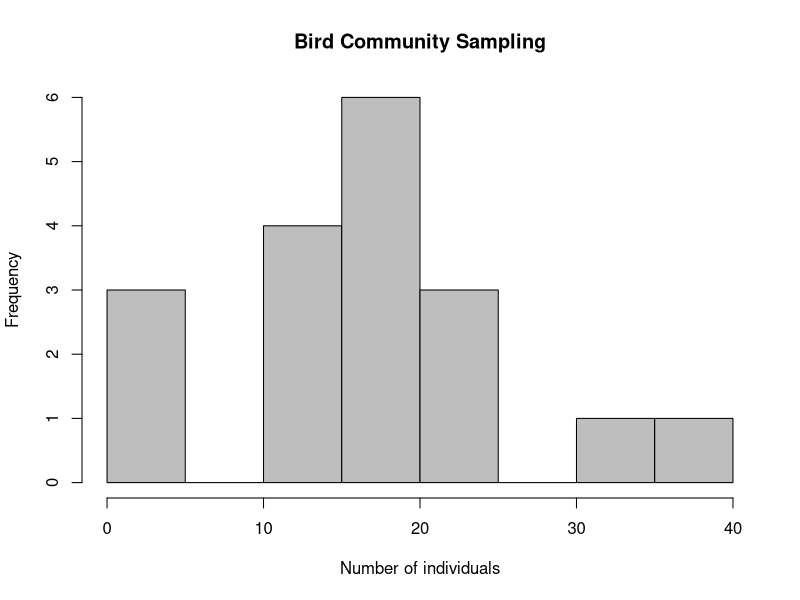
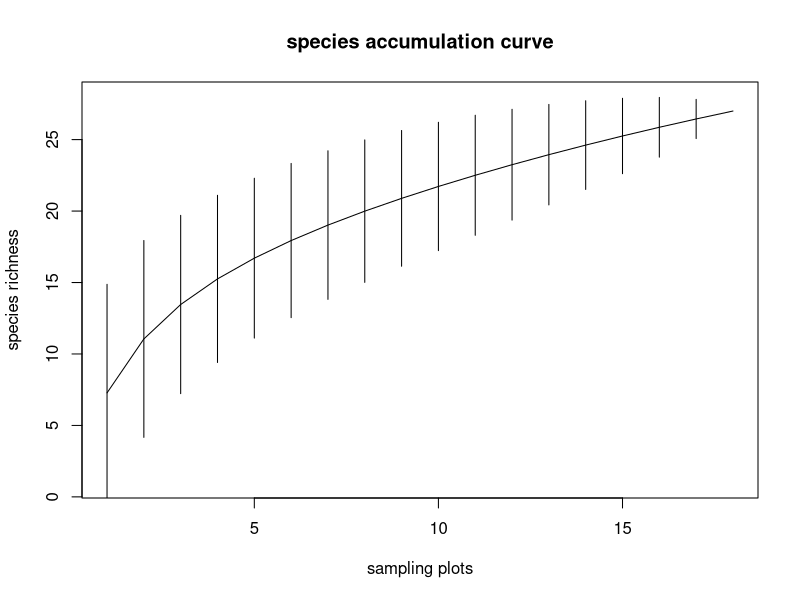
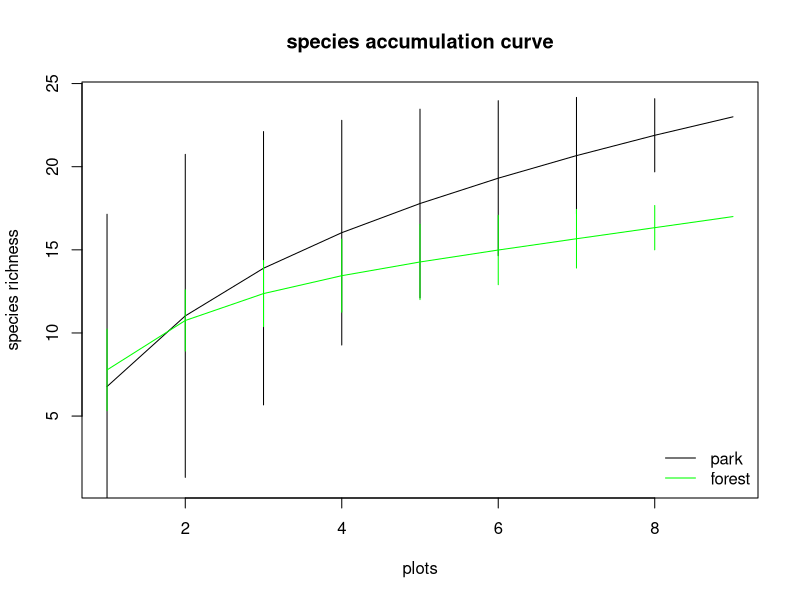

The R script that drew these images, in order:
## ---- chunk 1
options(knitr.duplicate.label = "allow")
knitr::opts_chunk$set(echo = TRUE)
library(vegan)
## ---- chunk 2
bird<-read.csv("data/data2/Bird_community.csv", sep=",", header=TRUE, row.names = 1)
bird[is.na(bird)] <- 0
env<-read.csv("data/data2/bird_environment.csv", sep = ";", dec = ",", header = TRUE)
env[is.na(env)] <- 0

hist(rowSums(bird),
     col = "grey", # colors of bins
     main = "Bird Community Sampling", # plot title
     xlab = "Number of individuals") # x-axis title
## ---- chunk 3
# species richness

# rarefaction (to smalles species size in dataset) to make different sites comparable
# cause our sites were sampled in a similar manner in terms of sampling intensity we don't have to create rarefaction curves but species-accumulation-curve 
#-> how good was sampling to assess species richness? 
SAC <- specaccum(bird)
plot(SAC, xlab = "sampling plots", ylab = "species richness", main="species accumulation curve")

SAC_park <- specaccum(subset(bird, env$category == "park"))
SAC_fore <- specaccum(subset(bird, env$category == "forest"))

plot(SAC_park, xlab = "plots", ylab = "species richness", main="species accumulation curve")
plot(SAC_fore, xlab = "plots", ylab = "species richness", main="species accumulation curve", col="green", add = T)
legend("bottomright", legend = c("park","forest"), col = c("black","green"),lwd=1, bty = "n")
